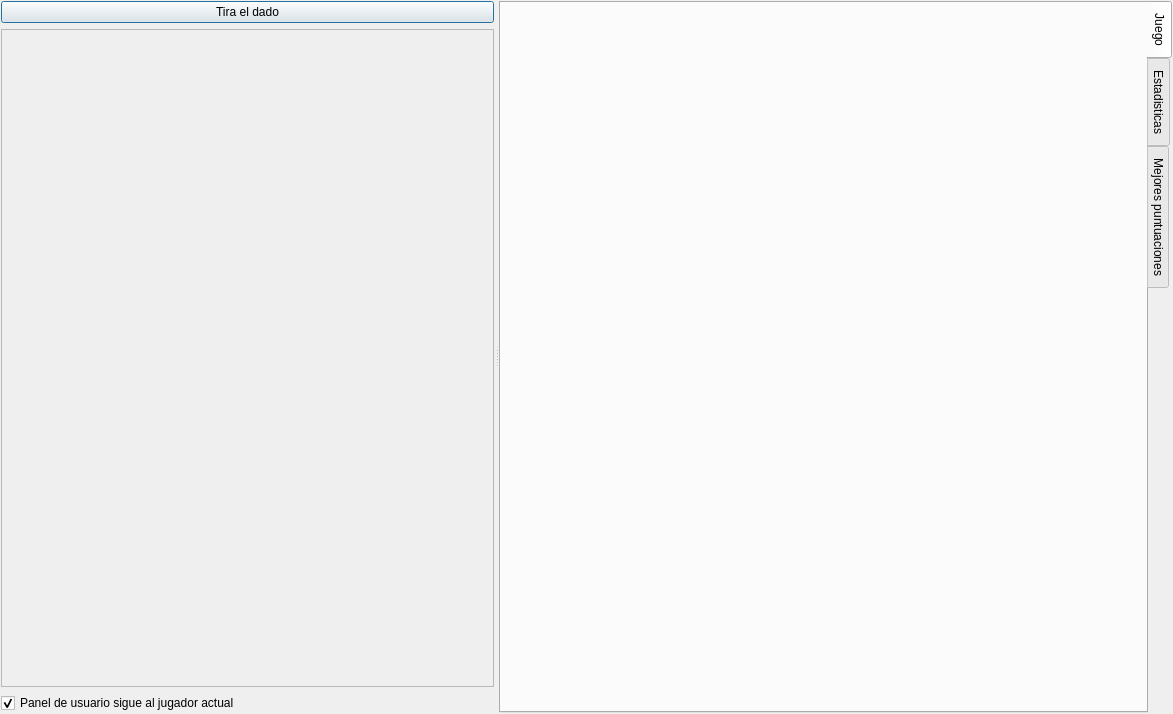
<?xml version="1.0" encoding="UTF-8"?>
<ui version="4.0">
 <class>wdgGame</class>
 <widget class="QWidget" name="wdgGame">
  <property name="geometry">
   <rect>
    <x>0</x>
    <y>0</y>
    <width>1173</width>
    <height>714</height>
   </rect>
  </property>
  <layout class="QHBoxLayout" name="horizontalLayout">
   <property name="leftMargin">
    <number>1</number>
   </property>
   <property name="topMargin">
    <number>1</number>
   </property>
   <property name="rightMargin">
    <number>1</number>
   </property>
   <property name="bottomMargin">
    <number>1</number>
   </property>
   <item>
    <widget class="QSplitter" name="splitter">
     <property name="cursor">
      <cursorShape>PointingHandCursor</cursorShape>
     </property>
     <property name="orientation">
      <enum>Qt::Horizontal</enum>
     </property>
     <property name="handleWidth">
      <number>5</number>
     </property>
     <widget class="QWidget" name="layoutWidget">
      <layout class="QVBoxLayout" name="layPanel">
       <property name="sizeConstraint">
        <enum>QLayout::SetMinimumSize</enum>
       </property>
       <item>
        <widget class="QPushButton" name="cmdTirarDado">
         <property name="toolTip">
          <string>Pulsa este boton, haga doble click en el tablero o pulse ENTER, para tirar el dado</string>
         </property>
         <property name="text">
          <string>Tira el dado</string>
         </property>
         <property name="iconSize">
          <size>
           <width>48</width>
           <height>48</height>
          </size>
         </property>
         <property name="autoDefault">
          <bool>true</bool>
         </property>
         <property name="default">
          <bool>true</bool>
         </property>
        </widget>
       </item>
       <item>
        <widget class="QScrollArea" name="panelScroll">
         <property name="horizontalScrollBarPolicy">
          <enum>Qt::ScrollBarAlwaysOff</enum>
         </property>
         <property name="widgetResizable">
          <bool>true</bool>
         </property>
         <widget class="QWidget" name="scrollAreaWidgetContents">
          <property name="geometry">
           <rect>
            <x>0</x>
            <y>0</y>
            <width>523</width>
            <height>638</height>
           </rect>
          </property>
          <layout class="QVBoxLayout" name="verticalLayout_5">
           <item>
            <layout class="QVBoxLayout" name="panelScrollLayout"/>
           </item>
          </layout>
         </widget>
        </widget>
       </item>
       <item>
        <widget class="QCheckBox" name="chkAvanza">
         <property name="text">
          <string>Panel de usuario sigue al jugador actual</string>
         </property>
         <property name="checked">
          <bool>true</bool>
         </property>
        </widget>
       </item>
      </layout>
     </widget>
     <widget class="QWidget" name="layoutWidget_2">
      <layout class="QVBoxLayout" name="verticalLayout_2">
       <item>
        <widget class="QTabWidget" name="tab">
         <property name="sizePolicy">
          <sizepolicy hsizetype="Expanding" vsizetype="Expanding">
           <horstretch>0</horstretch>
           <verstretch>0</verstretch>
          </sizepolicy>
         </property>
         <property name="autoFillBackground">
          <bool>true</bool>
         </property>
         <property name="tabPosition">
          <enum>QTabWidget::East</enum>
         </property>
         <property name="tabShape">
          <enum>QTabWidget::Rounded</enum>
         </property>
         <property name="currentIndex">
          <number>0</number>
         </property>
         <widget class="QWidget" name="tabGame">
          <attribute name="icon">
           <iconset resource="../images/glparchis.qrc">
            <normaloff>:/glparchis/keko.png</normaloff>:/glparchis/keko.png</iconset>
          </attribute>
          <attribute name="title">
           <string>Juego</string>
          </attribute>
          <layout class="QGridLayout" name="gridLayout">
           <item row="0" column="0">
            <widget class="wdgOGL" name="ogl" native="true">
             <property name="sizeIncrement">
              <size>
               <width>10</width>
               <height>10</height>
              </size>
             </property>
             <property name="focusPolicy">
              <enum>Qt::ClickFocus</enum>
             </property>
            </widget>
           </item>
          </layout>
         </widget>
         <widget class="QWidget" name="tabStatistics">
          <attribute name="icon">
           <iconset resource="../images/glparchis.qrc">
            <normaloff>:/glparchis/cube5.png</normaloff>:/glparchis/cube5.png</iconset>
          </attribute>
          <attribute name="title">
           <string>Estadisticas</string>
          </attribute>
          <layout class="QHBoxLayout" name="horizontalLayout_2">
           <item>
            <layout class="QVBoxLayout" name="verticalLayout_3">
             <item>
              <widget class="QTableStatistics" name="table">
               <property name="editTriggers">
                <set>QAbstractItemView::NoEditTriggers</set>
               </property>
               <property name="alternatingRowColors">
                <bool>true</bool>
               </property>
               <property name="selectionMode">
                <enum>QAbstractItemView::SingleSelection</enum>
               </property>
               <row>
                <property name="text">
                 <string>Numero de tiradas</string>
                </property>
               </row>
               <row>
                <property name="text">
                 <string/>
                </property>
               </row>
               <row>
                <property name="text">
                 <string>Dado saca 1</string>
                </property>
                <property name="icon">
                 <iconset resource="../images/glparchis.qrc">
                  <normaloff>:/glparchis/cube1.png</normaloff>:/glparchis/cube1.png</iconset>
                </property>
               </row>
               <row>
                <property name="text">
                 <string>Dado saca 2</string>
                </property>
                <property name="icon">
                 <iconset resource="../images/glparchis.qrc">
                  <normaloff>:/glparchis/cube2.png</normaloff>:/glparchis/cube2.png</iconset>
                </property>
               </row>
               <row>
                <property name="text">
                 <string>Dado saca 3</string>
                </property>
                <property name="icon">
                 <iconset resource="../images/glparchis.qrc">
                  <normaloff>:/glparchis/cube3.png</normaloff>:/glparchis/cube3.png</iconset>
                </property>
               </row>
               <row>
                <property name="text">
                 <string>Dado saca 4</string>
                </property>
                <property name="icon">
                 <iconset resource="../images/glparchis.qrc">
                  <normaloff>:/glparchis/cube4.png</normaloff>:/glparchis/cube4.png</iconset>
                </property>
               </row>
               <row>
                <property name="text">
                 <string>Dado saca 5</string>
                </property>
                <property name="icon">
                 <iconset resource="../images/glparchis.qrc">
                  <normaloff>:/glparchis/cube5.png</normaloff>:/glparchis/cube5.png</iconset>
                </property>
               </row>
               <row>
                <property name="text">
                 <string>Dado saca 6</string>
                </property>
                <property name="icon">
                 <iconset resource="../images/glparchis.qrc">
                  <normaloff>:/glparchis/cube6.png</normaloff>:/glparchis/cube6.png</iconset>
                </property>
               </row>
               <row>
                <property name="text">
                 <string/>
                </property>
               </row>
               <row>
                <property name="text">
                 <string>3 seises seguidos</string>
                </property>
               </row>
               <row>
                <property name="text">
                 <string/>
                </property>
               </row>
               <row>
                <property name="text">
                 <string>Fichas comidas por mi</string>
                </property>
               </row>
               <row>
                <property name="text">
                 <string>Fichas comidas por otro</string>
                </property>
               </row>
               <row>
                <property name="text">
                 <string/>
                </property>
               </row>
               <row>
                <property name="text">
                 <string>Casillas avanzadas</string>
                </property>
               </row>
               <row>
                <property name="text">
                 <string/>
                </property>
               </row>
               <row>
                <property name="text">
                 <string>Puntuacion</string>
                </property>
               </row>
              </widget>
             </item>
             <item>
              <widget class="QLabel" name="lblTime">
               <property name="styleSheet">
                <string notr="true">font: 75 bold 11pt &quot;Sans Serif&quot;;</string>
               </property>
               <property name="text">
                <string/>
               </property>
               <property name="alignment">
                <set>Qt::AlignCenter</set>
               </property>
              </widget>
             </item>
            </layout>
           </item>
          </layout>
         </widget>
         <widget class="QWidget" name="tab_2">
          <attribute name="icon">
           <iconset resource="../images/glparchis.qrc">
            <normaloff>:/glparchis/corona.png</normaloff>:/glparchis/corona.png</iconset>
          </attribute>
          <attribute name="title">
           <string>Mejores puntuaciones</string>
          </attribute>
          <layout class="QHBoxLayout" name="horizontalLayout_3">
           <item>
            <layout class="QVBoxLayout" name="verticalLayout_6">
             <item>
              <widget class="QTabWidget" name="tabHS">
               <property name="tabPosition">
                <enum>QTabWidget::North</enum>
               </property>
               <property name="currentIndex">
                <number>1</number>
               </property>
               <widget class="QWidget" name="tab_6">
                <attribute name="icon">
                 <iconset resource="../images/glparchis.qrc">
                  <normaloff>:/glparchis/game3.png</normaloff>:/glparchis/game3.png</iconset>
                </attribute>
                <attribute name="title">
                 <string>Partida de 4 jugadores</string>
                </attribute>
                <layout class="QVBoxLayout" name="verticalLayout_7">
                 <item>
                  <widget class="QTableWidget" name="tblHighScores3">
                   <attribute name="verticalHeaderVisible">
                    <bool>false</bool>
                   </attribute>
                   <column>
                    <property name="text">
                     <string>Fecha</string>
                    </property>
                   </column>
                   <column>
                    <property name="text">
                     <string>Nombre</string>
                    </property>
                   </column>
                   <column>
                    <property name="text">
                     <string>Tiempo de partida</string>
                    </property>
                   </column>
                   <column>
                    <property name="text">
                     <string>Puntuacion</string>
                    </property>
                   </column>
                  </widget>
                 </item>
                </layout>
               </widget>
               <widget class="QWidget" name="tab_5">
                <attribute name="icon">
                 <iconset resource="../images/glparchis.qrc">
                  <normaloff>:/glparchis/game4.png</normaloff>:/glparchis/game4.png</iconset>
                </attribute>
                <attribute name="title">
                 <string>Partida de 4 jugadores</string>
                </attribute>
                <layout class="QHBoxLayout" name="horizontalLayout_4">
                 <item>
                  <layout class="QVBoxLayout" name="verticalLayout_4">
                   <item>
                    <widget class="QTableWidget" name="tblHighScores4">
                     <attribute name="verticalHeaderVisible">
                      <bool>false</bool>
                     </attribute>
                     <column>
                      <property name="text">
                       <string>Fecha</string>
                      </property>
                     </column>
                     <column>
                      <property name="text">
                       <string>Nombre</string>
                      </property>
                     </column>
                     <column>
                      <property name="text">
                       <string>Tiempo de partida</string>
                      </property>
                     </column>
                     <column>
                      <property name="text">
                       <string>Puntuacion</string>
                      </property>
                     </column>
                    </widget>
                   </item>
                  </layout>
                 </item>
                </layout>
               </widget>
               <widget class="QWidget" name="tab_3">
                <attribute name="icon">
                 <iconset resource="../images/glparchis.qrc">
                  <normaloff>:/glparchis/game6.png</normaloff>:/glparchis/game6.png</iconset>
                </attribute>
                <attribute name="title">
                 <string>Partida de 6 jugadores</string>
                </attribute>
                <layout class="QHBoxLayout" name="horizontalLayout_5">
                 <item>
                  <widget class="QTableWidget" name="tblHighScores6">
                   <property name="selectionMode">
                    <enum>QAbstractItemView::SingleSelection</enum>
                   </property>
                   <property name="selectionBehavior">
                    <enum>QAbstractItemView::SelectRows</enum>
                   </property>
                   <attribute name="verticalHeaderVisible">
                    <bool>false</bool>
                   </attribute>
                   <column>
                    <property name="text">
                     <string>Fecha</string>
                    </property>
                   </column>
                   <column>
                    <property name="text">
                     <string>Nombre</string>
                    </property>
                   </column>
                   <column>
                    <property name="text">
                     <string>Tiempo de partida</string>
                    </property>
                   </column>
                   <column>
                    <property name="text">
                     <string>Puntuacion</string>
                    </property>
                   </column>
                  </widget>
                 </item>
                </layout>
               </widget>
               <widget class="QWidget" name="tab_4">
                <attribute name="icon">
                 <iconset resource="../images/glparchis.qrc">
                  <normaloff>:/glparchis/game8.png</normaloff>:/glparchis/game8.png</iconset>
                </attribute>
                <attribute name="title">
                 <string>Partida de 8 jugadores</string>
                </attribute>
                <layout class="QHBoxLayout" name="horizontalLayout_6">
                 <item>
                  <widget class="QTableWidget" name="tblHighScores8">
                   <attribute name="verticalHeaderVisible">
                    <bool>false</bool>
                   </attribute>
                   <column>
                    <property name="text">
                     <string>Fecha</string>
                    </property>
                   </column>
                   <column>
                    <property name="text">
                     <string>Nombre</string>
                    </property>
                   </column>
                   <column>
                    <property name="text">
                     <string>Tiempo de partida</string>
                    </property>
                   </column>
                   <column>
                    <property name="text">
                     <string>Puntuacion</string>
                    </property>
                   </column>
                  </widget>
                 </item>
                </layout>
               </widget>
              </widget>
             </item>
             <item>
              <widget class="QLabel" name="label">
               <property name="font">
                <font>
                 <weight>75</weight>
                 <bold>true</bold>
                </font>
               </property>
               <property name="text">
                <string>&lt;html&gt;&lt;head/&gt;&lt;body&gt;&lt;p&gt;La puntuacion que se obtiene al terminar la partida depende de lo lejos que hayan acabado las fichas de los oponentes de la casilla central y de la diferencia entre las fichas comidas por mi y las fichas que me comieron otros jugadores&lt;/p&gt;&lt;/body&gt;&lt;/html&gt;</string>
               </property>
               <property name="alignment">
                <set>Qt::AlignCenter</set>
               </property>
               <property name="wordWrap">
                <bool>true</bool>
               </property>
              </widget>
             </item>
            </layout>
           </item>
          </layout>
         </widget>
        </widget>
       </item>
      </layout>
     </widget>
    </widget>
   </item>
  </layout>
 </widget>
 <customwidgets>
  <customwidget>
   <class>QTableStatistics</class>
   <extends>QTableWidget</extends>
   <header location="global">qtablestatistics</header>
  </customwidget>
  <customwidget>
   <class>wdgOGL</class>
   <extends>QWidget</extends>
   <header location="global">myQGLWidget</header>
   <container>1</container>
  </customwidget>
 </customwidgets>
 <resources>
  <include location="../images/glparchis.qrc"/>
 </resources>
 <connections/>
</ui>
